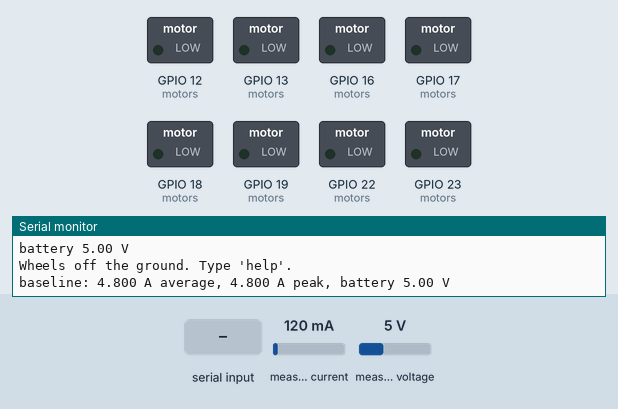
Recording of a sketch running on a simulated ESP32. On the bench: switched loads named in the sketch (green lamp = pin HIGH), the last lines printed to the serial monitor. Wiring (inferred from the names in the program): INA219 current sensor at I2C address 0x40. The inputs (shaded band) are chosen by the test bench; at power-on: measured current 120 mA, measured voltage 5 V.

Above: at 2.3 s.
2.4 s: "spin 0\n" received over Serial
At 2.55 s:
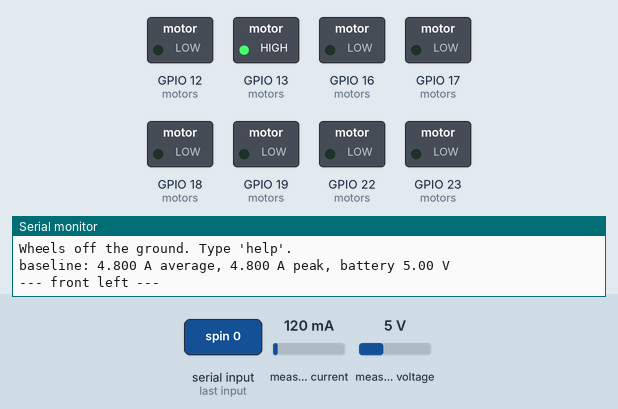
4.6 s: "test\n" received over Serial
At 5.8 s:
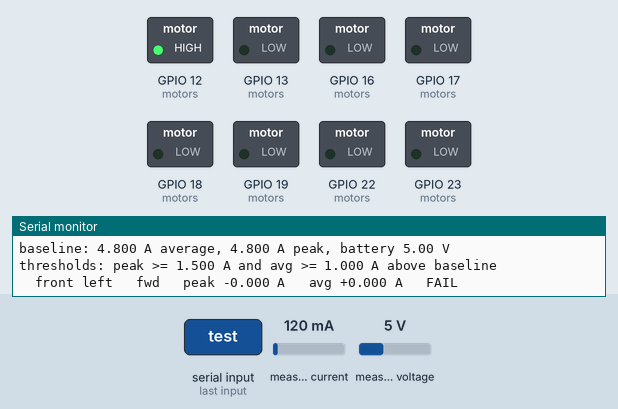
At 6.25 s:
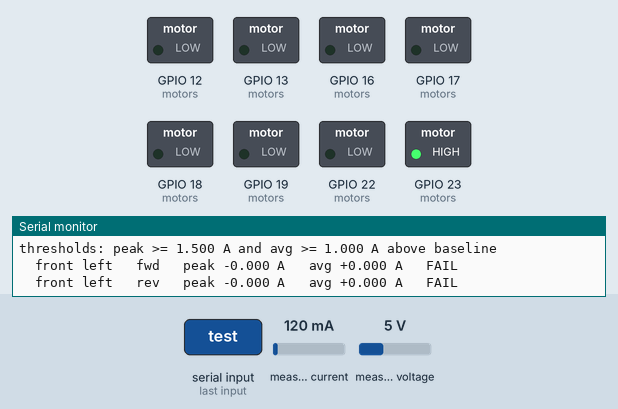
Timing chart, 0 to 10.2 s (numbered marks = the images above; inputs shaded):
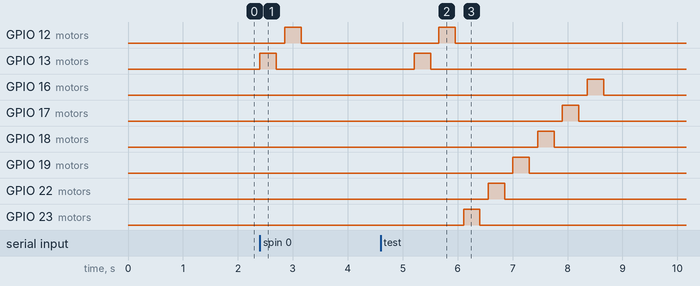

The sketch:

a5b_ina219_current.ino
```cpp
/*
  a5b_ina219_current.ino
  Porpoise Robotics - Pathfinder advanced course, Lesson 5

  WHAT THIS PROGRAM DOES
  ----------------------
  Reads battery voltage and current draw from the INA219 sensor and prints
  them, then drives one motor so you can watch what a motor actually costs.
  It also records the current SIGNATURE of a motor spin-up, which is what the
  self-test in Pathfinder_Op_Program12 makes its pass/fail decision on.

  Gen 3 vehicles only. On a Gen 2 there is no sensor and the program says so.

  SAFETY
  ------
  Wheels off the ground. The "spin" command drives one motor at full power.

  BEFORE YOU CAN COMPILE THIS
  ---------------------------
  Board package: "esp32_bluepad32" by Ricardo Quesada, version 4.1.0
    Tools > Board > esp32_bluepad32 > "ESP32 Dev Module".
  Libraries: none. Wire ships with the core.

  COMMANDS (115200 baud)
  ----------------------
    read            one reading
    watch           four readings a second until you type 'stop'
    stop
    baseline        measure the resting draw with the motors off
    spin <0-3>      spin one motor and record its current signature
    test            run every motor in turn and judge each one
    regs            dump the raw registers

  MEASURING CURRENT WITHOUT INTERRUPTING IT
  -----------------------------------------
  You cannot measure current directly. What the INA219 does is put a very small
  known resistor - a SHUNT - in the path, and measure the voltage across it.
  Ohm's law does the rest:

        I = V / R

  The shunt on this board is 0.0025 ohms, so two amps drops only 5 millivolts
  across it. That is deliberate: a bigger resistor would be easier to read but
  would waste power and rob the motors of voltage. Reading five millivolts
  accurately is the sensor's whole job.

  The shunt register reports in units of 10 microvolts, which is where the
  0.01 in the math below comes from.

  DRIVING A CHIP WITHOUT A LIBRARY
  --------------------------------
  There is a perfectly good Adafruit INA219 library. Op 12 does not use it, and
  neither does this, because the whole driver is about forty lines and seeing
  the register writes makes the datasheet readable instead of mysterious.

        0x00  configuration     voltage range, resolution, mode
        0x01  shunt voltage     what we divide by R
        0x02  bus voltage       the battery, in the top 13 bits
        0x05  calibration

  Note the read: write the register number, then a REPEATED START rather than a
  stop, then read two bytes. That is what Wire.endTransmission(false) means. A
  full stop in the middle would let another master grab the bus between the two
  halves of one logical read.

  WHAT A HEALTHY MOTOR LOOKS LIKE
  -------------------------------
  A motor that is about to turn has almost no back-EMF, so it draws a large
  spike as it breaks away, then settles as it comes up to speed.

        disconnected   almost nothing, no spike
        healthy        a clear spike, then a lower steady draw
        jammed         a large draw that never settles

  So the self-test is not one number, it is a shape. And both thresholds are
  measured ABOVE the resting baseline, not as absolutes - a vehicle whose
  electronics idle at half an amp would fail every motor otherwise. Op 11.2
  measured a baseline, printed it, and then compared against fixed absolutes
  anyway. Op 12 fixed that.

  WHAT TO TRY
  -----------
  1. "baseline" with everything off. Now switch the headlights on and take
     another. Where did the difference go?
  2. "spin 0" with the wheel free. Now hold the wheel and do it again. Compare
     the peak and the average.
  3. Unplug one motor and run "test". Which numbers give it away?
  4. Work out how long a 3300 mAh pack lasts at the average you measured.
  5. Compare your math with the LED power budget from the beginner course.
*/

#include <Wire.h>

// ===================================================================
// CONFIGURATION
// ===================================================================

const uint8_t INA219_I2C_ADDR = 0x40;
const int     I2C_SDA_PIN     = 32;
const int     I2C_SCL_PIN     = 33;
const float   SHUNT_RESISTOR_OHMS = 0.0025f;

const uint8_t REG_CONFIG = 0x00;
const uint8_t REG_SHUNT  = 0x01;
const uint8_t REG_BUS    = 0x02;
const uint8_t REG_POWER  = 0x03;
const uint8_t REG_CURRENT = 0x04;
const uint8_t REG_CALIB  = 0x05;

const int PWM_FREQ = 30000;
const int PWM_RES  = 10;
const int PWM_MAX  = 1023;

// The same thresholds Op 12 uses, both measured ABOVE the baseline.
const float PEAK_ABOVE_BASELINE_A = 1.500f;
const float AVG_ABOVE_BASELINE_A  = 1.000f;

const int BASELINE_DURATION = 500;
const int SPIN_DURATION     = 300;

struct Motor {
  int in1_pin, in2_pin;
  uint8_t in1_channel, in2_channel;
  const char *name;
};

Motor motors[4] = {
  {13, 12, 0, 1, "front left"},
  {23, 22, 2, 3, "front right"},
  {19, 18, 4, 5, "rear left"},
  {17, 16, 6, 7, "rear right"}
};

bool sensor_present = false;
float baseline_current = 0.0f;
bool watching = false;
unsigned long last_watch = 0;

String input_line = "";

// ===================================================================
// THE DRIVER
// ===================================================================

void ina219Write16(uint8_t reg, uint16_t value) {
  Wire.beginTransmission(INA219_I2C_ADDR);
  Wire.write(reg);
  Wire.write(value >> 8);       // High byte first
  Wire.write(value & 0xFF);
  Wire.endTransmission();
}

uint16_t ina219Read16(uint8_t reg) {
  Wire.beginTransmission(INA219_I2C_ADDR);
  Wire.write(reg);
  Wire.endTransmission(false);          // Repeated start, do not release the bus
  Wire.requestFrom((uint8_t)INA219_I2C_ADDR, (uint8_t)2);
  if (Wire.available() < 2) return 0;
  // Two separate statements, so the high byte is always read first. In
  // (Wire.read() << 8) | Wire.read() C++ may call either read() first.
  uint8_t high = Wire.read();
  uint8_t low  = Wire.read();
  return (high << 8) | low;
}

bool isIna219Present() {
  Wire.beginTransmission(INA219_I2C_ADDR);
  return Wire.endTransmission() == 0;
}

void ina219Init() {
  ina219Write16(REG_CONFIG, 0x8000);              // Reset
  delay(1);
  ina219Write16(REG_CONFIG, 0b0011100111001111);  // 32 V range (bit 13), 12-bit, continuous
  ina219Write16(REG_CALIB, 20999);                // Calibration for this shunt
}

/*
  The shunt register is SIGNED - current can flow either way - so it has to be
  read into an int16_t. Reading it as unsigned turns every regenerative braking
  current into a very large positive number.
*/
float readCurrentAmps() {
  int16_t raw = (int16_t)ina219Read16(REG_SHUNT);
  return (raw * 0.01f) / (SHUNT_RESISTOR_OHMS * 1000.0f);
}

/*
  The bus voltage sits in the top 13 bits, with status bits below it, so it has
  to be shifted down before it means anything. One count is 4 millivolts.
*/
float readBusVolts() {
  uint16_t value = ina219Read16(REG_BUS);
  return (float)((value >> 3) * 4) * 0.001f;
}

// ===================================================================
// MOTORS
// ===================================================================

void setupMotors() {
  for (int i = 0; i < 4; i++) {
    ledcSetup(motors[i].in1_channel, PWM_FREQ, PWM_RES);
    ledcSetup(motors[i].in2_channel, PWM_FREQ, PWM_RES);
    ledcAttachPin(motors[i].in1_pin, motors[i].in1_channel);
    ledcAttachPin(motors[i].in2_pin, motors[i].in2_channel);
  }
  coastAll();
}

void coastAll() {
  for (int i = 0; i < 4; i++) {
    ledcWrite(motors[i].in1_channel, 0);
    ledcWrite(motors[i].in2_channel, 0);
  }
}

void setMotorFull(int index, int direction) {
  ledcWrite(motors[index].in1_channel, direction > 0 ? PWM_MAX : 0);
  ledcWrite(motors[index].in2_channel, direction < 0 ? PWM_MAX : 0);
}

// ===================================================================
// MEASUREMENT
// ===================================================================

/*
  Samples for the given number of milliseconds and reports back the peak and
  the average. Sampling as fast as the loop allows is what catches the spike -
  one reading taken at the wrong moment would miss it entirely.
*/
void sampleCurrent(int duration_ms, float &peak_out, float &average_out) {
  unsigned long start = millis();
  float sum = 0.0f, peak = 0.0f;
  long count = 0;

  while (millis() - start < (unsigned long)duration_ms) {
    float amps = readCurrentAmps();
    if (amps > peak) peak = amps;
    sum += amps;
    count++;
  }

  peak_out = peak;
  average_out = count > 0 ? sum / count : 0.0f;
}

void measureBaseline() {
  coastAll();
  delay(100);

  float peak, average;
  sampleCurrent(BASELINE_DURATION, peak, average);
  baseline_current = average;

  Serial.printf("baseline: %.3f A average, %.3f A peak, battery %.2f V\n",
                baseline_current, peak, readBusVolts());
}

/*
  Spins one motor one way and reports its signature against the baseline.
  Returns true if it looks healthy.
*/
bool spinAndJudge(int index, int direction, bool quiet) {
  float peak, average;

  setMotorFull(index, direction);
  sampleCurrent(SPIN_DURATION, peak, average);
  coastAll();
  delay(150);

  float peak_above = peak - baseline_current;
  float avg_above  = average - baseline_current;

  bool ok = (peak_above >= PEAK_ABOVE_BASELINE_A) &&
            (avg_above  >= AVG_ABOVE_BASELINE_A);

  if (!quiet) {
    Serial.printf("  %-12s %s   peak %+.3f A   avg %+.3f A   %s\n",
                  motors[index].name,
                  direction > 0 ? "fwd" : "rev",
                  peak_above, avg_above,
                  ok ? "PASS" : "FAIL");
  }
  return ok;
}

void runFullTest() {
  Serial.println(F("--- self-test ---"));
  measureBaseline();
  Serial.printf("thresholds: peak >= %.3f A and avg >= %.3f A above baseline\n",
                PEAK_ABOVE_BASELINE_A, AVG_ABOVE_BASELINE_A);

  bool all_ok = true;
  for (int i = 0; i < 4; i++) {
    if (!spinAndJudge(i,  1, false)) all_ok = false;
    if (!spinAndJudge(i, -1, false)) all_ok = false;
  }

  Serial.println(all_ok ? F("--- ALL MOTORS PASS ---")
                        : F("--- ONE OR MORE MOTORS FAILED ---"));
  Serial.println(F("A motor that fails both directions is usually unplugged."));
  Serial.println(F("A motor that draws a lot and never settles is jammed."));
}

// ===================================================================
// SETUP AND LOOP
// ===================================================================

void setup() {
  Serial.begin(115200);
  delay(500);

  Wire.begin(I2C_SDA_PIN, I2C_SCL_PIN);
  setupMotors();

  Serial.println();
  Serial.println(F("=== INA219 current sensing ==="));

  sensor_present = isIna219Present();
  if (!sensor_present) {
    Serial.println(F("No INA219 found at 0x40."));
    Serial.println(F("This is a Gen 2 vehicle, or the sensor is not connected."));
    Serial.println(F("Run a5a_i2c_scan to check the bus."));
    return;
  }

  ina219Init();
  Serial.println(F("INA219 found. Gen 3 vehicle."));
  Serial.printf("battery %.2f V\n", readBusVolts());
  Serial.println(F("Wheels off the ground. Type 'help'."));

  measureBaseline();
}

void loop() {
  while (Serial.available() > 0) {
    char c = (char)Serial.read();
    if (c == '\n' || c == '\r') {
      if (input_line.length() > 0) {
        runCommand(input_line);
        input_line = "";
      }
    } else if (c >= 32 && c < 127 && input_line.length() < 40) {
      input_line += c;
    }
  }

  if (watching && sensor_present && millis() - last_watch >= 250) {
    last_watch = millis();
    Serial.printf("%.2f V   %+.3f A\n", readBusVolts(), readCurrentAmps());
  }
}

void runCommand(String line) {
  line.trim();
  line.toLowerCase();

  if (line == "help") {
    Serial.println(F("  read              one reading"));
    Serial.println(F("  watch / stop      four readings a second"));
    Serial.println(F("  baseline          resting draw, motors off"));
    Serial.println(F("  spin <0-3>        one motor, both directions"));
    Serial.println(F("  test              every motor, judged"));
    Serial.println(F("  regs              raw registers"));
    return;
  }

  if (!sensor_present) {
    Serial.println(F("No sensor on this vehicle."));
    return;
  }

  if (line == "read") {
    Serial.printf("%.2f V   %+.3f A\n", readBusVolts(), readCurrentAmps());

  } else if (line == "watch") {
    watching = true;
    Serial.println(F("watching. Type 'stop'."));

  } else if (line == "stop") {
    watching = false;
    coastAll();
    Serial.println(F("stopped"));

  } else if (line == "baseline") {
    measureBaseline();

  } else if (line == "test") {
    runFullTest();

  } else if (line == "regs") {
    Serial.printf("  0x00 config   0x%04X\n", ina219Read16(REG_CONFIG));
    Serial.printf("  0x01 shunt    %d  (10 uV units, signed)\n",
                  (int16_t)ina219Read16(REG_SHUNT));
    Serial.printf("  0x02 bus      0x%04X  ->  %.2f V\n",
                  ina219Read16(REG_BUS), readBusVolts());
    Serial.printf("  0x03 power    0x%04X\n", ina219Read16(REG_POWER));
    Serial.printf("  0x04 current  0x%04X\n", ina219Read16(REG_CURRENT));
    Serial.printf("  0x05 calib    0x%04X\n", ina219Read16(REG_CALIB));

  } else if (line.startsWith("spin ")) {
    int index = line.substring(5).toInt();
    if (index < 0 || index > 3) {
      Serial.println(F("Motor must be 0 to 3."));
      return;
    }
    Serial.printf("--- %s ---\n", motors[index].name);
    spinAndJudge(index,  1, false);
    spinAndJudge(index, -1, false);

  } else {
    Serial.println(F("Unknown. Type 'help'."));
  }
}
```

Measured:
- after the input at 2.4 s, GPIO 12 (motors): LOW → HIGH after 0.45 s, → LOW 0.30 s later; GPIO 13 (motors): LOW → HIGH at once, → LOW 0.30 s later
- after the input at 4.6 s, GPIO 12 (motors): LOW → HIGH after 1.1 s, → LOW 0.30 s later; GPIO 13 (motors): LOW → HIGH after 0.61 s, → LOW 0.30 s later; GPIO 16 (motors): LOW → HIGH after 3.8 s, → LOW 0.30 s later; GPIO 17 (motors): LOW → HIGH after 3.3 s, → LOW 0.30 s later; GPIO 18 (motors): LOW → HIGH after 2.9 s, → LOW 0.30 s later
